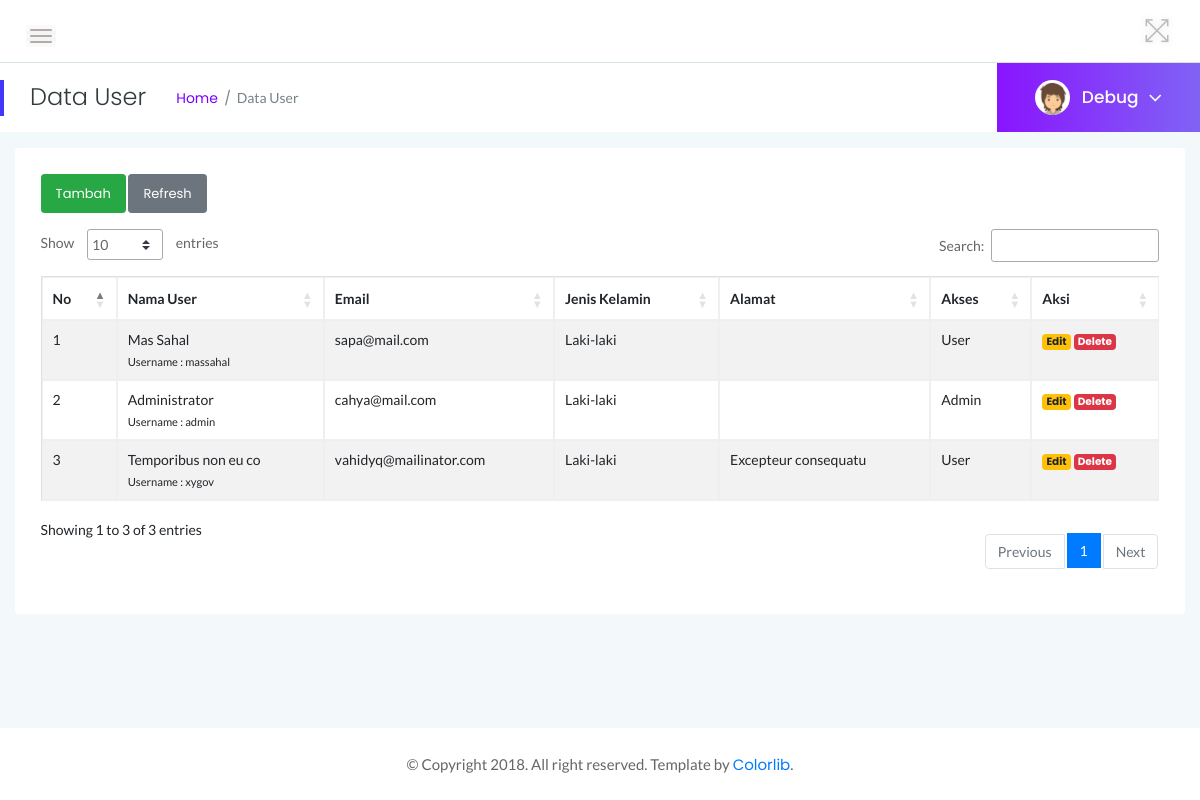
Screenshot of /index.php?page=view_user with the database file from the repository.
### tables this page shows
CREATE TABLE `ms_users` (
  `id_user` int NOT NULL,
  `username` varchar(100) NOT NULL,
  `password` varchar(100) NOT NULL,
  `email` varchar(100) NOT NULL,
  `nama_lengkap` varchar(100) NOT NULL,
  `alamat` text,
  `jk` varchar(20) NOT NULL,
  `role` tinyint NOT NULL DEFAULT '1'
);

### pages/user/view.php (the view)
<div class="page-title-area">
    <div class="row align-items-center">
        <div class="col-sm-6">
            <div class="breadcrumbs-area clearfix">
                <h4 class="page-title pull-left">Data User</h4>
                <ul class="breadcrumbs pull-left">
                    <li><a href="?page=dashboard">Home</a></li>
                    <li><span>Data User</span></li>
                </ul>
            </div>
        </div>
        <?php include('components/profile.php'); ?>
    </div>
</div>
<div class="main-content-inner">
    <?php
    $record = $koneksi->query("SELECT * FROM ms_users"); ?>
    <div class="row mt-3">
        <div class="col-md-12">
            <div class="card">
                <div class="card-body">
                    <div class="mb-3">
                        <a name="" id="" class="btn btn-sm btn-success" href="?page=tambah_user" role="button">Tambah</a>
                        <a name="" id="" class="btn btn-sm btn-secondary" href="?page=view_user" role="button">Refresh</a>
                    </div>
                    <div class="table">
                        <table class="table table-hover table-bordered table-striped" id="datatable">
                            <thead>
                                <tr>
                                    <th>No</th>
                                    <th>Nama User</th>
                                    <th>Email</th>
                                    <th>Jenis Kelamin</th>
                                    <th>Alamat</th>
                                    <th>Akses</th>
                                    <th>Aksi</th>
                                </tr>
                            </thead>
                            <tbody>
                                <?php foreach ($record as $i => $r) { ?>
                                    <tr>
                                        <td><?= $i += 1; ?></td>
                                        <td><span><?= $r['nama_lengkap']; ?></span><br><small>Username : <?= $r['username']; ?></small></td>
                                        <td><?= $r['email']; ?></td>
                                        <td>
                                            <?php if ($r['jk'] == "L") {
                                                echo "Laki-laki";
                                            } else {
                                                echo "Perempuan";
                                            }; ?>
                                        </td>
                                        <td><?= $r['alamat']; ?></td>
                                        <td>
                                            <?php if ($r['role'] == 1) {
                                                echo "Admin";
                                            } else {
                                                echo "User";
                                            }; ?>
                                        </td>
                                        <td>
                                            <a href="?page=edit_user&id=<?= $r['id_user']; ?>" class="badge badge-warning">Edit</a>
                                            <a href="proses/user/delete.php?id=<?= $r['id_user']; ?>" class="badge badge-danger" onclick="return confirm('Yakin ingin hapus data ini?')">Delete</a>
                                        </td>
                                    </tr>
                                <?php } ?>
                            </tbody>
                        </table>
                    </div>
                </div>
            </div>
        </div>
    </div>
</div>

### index.php (shortened to what this page needs)
<?php
include_once('koneksi.php');
?>
<!doctype html>
<html class="no-js" lang="en">
<head>
    <?php include('components/htmlheader.php'); ?>
</head>
<body>
    <div class="page-container">
        <div class="main-content">
            <?php include('components/header.php'); ?>
            <?php
            $page = $_GET['page'] ?? null;
            switch ($page) {
                case 'view_user':
                    include('pages/user/view.php');
                    break;
            } ?>
        </div>
        <footer>
            <div class="footer-area">
                <p>© Copyright 2018. All right reserved. Template by <a href="https://colorlib.com/wp/">Colorlib</a>.</p>
            </div>
        </footer>
    </div>
</body>
</html>

### components/htmlheader.php (shortened to what this page needs)
<link rel="stylesheet" href="assets/css/bootstrap.min.css">
<link rel="stylesheet" href="assets/css/font-awesome.min.css">
<link rel="stylesheet" href="assets/css/themify-icons.css">
<link rel="stylesheet" href="assets/css/metisMenu.css">
<link rel="stylesheet" href="assets/css/owl.carousel.min.css">
<link rel="stylesheet" href="assets/css/slicknav.min.css">
<link rel="stylesheet" href="https://www.amcharts.com/lib/3/plugins/export/export.css" type="text/css" media="all" />
<link rel="stylesheet" type="text/css" href="https://cdn.datatables.net/1.10.19/css/jquery.dataTables.css">
<link rel="stylesheet" type="text/css" href="https://cdn.datatables.net/1.10.18/css/dataTables.bootstrap4.min.css">
<link rel="stylesheet" type="text/css" href="https://cdn.datatables.net/responsive/2.2.3/css/responsive.bootstrap.min.css">
<link rel="stylesheet" type="text/css" href="https://cdn.datatables.net/responsive/2.2.3/css/responsive.jqueryui.min.css">
<link rel="stylesheet" href="assets/css/typography.css">
<link rel="stylesheet" href="assets/css/default-css.css">
<link rel="stylesheet" href="assets/css/styles.css">
<link rel="stylesheet" href="assets/css/responsive.css">

### components/header.php (shortened to what this page needs)
<div class="header-area">
    <div class="row align-items-center">
        <div class="col-md-6 col-sm-8 clearfix">
            <div class="nav-btn pull-left">
                <span></span>
                <span></span>
                <span></span>
            </div>
        </div>
        <div class="col-md-6 col-sm-4 clearfix">
            <ul class="notification-area pull-right">
                <li id="full-view"><i class="ti-fullscreen"></i></li>
            </ul>
        </div>
    </div>
</div>

### components/profile.php (shortened to what this page needs)
<div class="col-sm-6 clearfix">
    <div class="user-profile pull-right">
        <img class="avatar user-thumb" src="assets/images/author/avatar.png" alt="avatar">
        <h4 class="user-name dropdown-toggle" data-toggle="dropdown"><?= $_SESSION['username'] ?? "Debug"; ?><i class="fa fa-angle-down"></i></h4>
    </div>
</div>

### assets/css/styles.css (style rules this page uses)
.page-container { width: 100%; height: 100%; min-height: 100vh; padding-left: 280px; -webkit-transition: padding-left 0.3s ease 0s; transition: padding-left 0.3s ease 0s; }
.sbar_collapsed.page-container { padding-left: 0; }
.card { border: none; border-radius: 4px; background-color: #fff; -webkit-transition: all 0.3s ease 0s; transition: all 0.3s ease 0s; }
.card-body { padding: 25.6px; padding: 1.6rem; }
.main-content { width: 100%; background: #F3F8FB; }
.main-content-inner { padding: 0 30px 50px; }
.header-area { padding: 15px 30px; background: #fff; border-bottom: 1px solid #d8e3e7; }
.nav-btn { margin: 10px 30px 0 0; cursor: pointer; }
.nav-btn span { display: block; width: 22px; height: 2px; background: #b3aaaa; margin: 4px 0; border-radius: 15px; -webkit-transition: all 0.3s ease 0s; transition: all 0.3s ease 0s; box-shadow: 0 0 0 4px rgba(99, 96, 96, 0.03); }
.nav-btn span:nth-child(2) { opacity: 0; }
.nav-btn span:first-child { -webkit-transform: rotate(45deg)translate(5px, 5px); transform: rotate(45deg)translate(5px, 5px); }
.nav-btn span:last-child { -webkit-transform: rotate(-45deg)translate(3px, -3px); transform: rotate(-45deg)translate(3px, -3px); }
.sbar_collapsed .nav-btn span { transform: none; opacity: 1; }
.notification-area { -webkit-user-select: none; -moz-user-select: none; -ms-user-select: none; user-select: none; position: relative; z-index: 1; }
.notification-area li { display: inline-block; margin-left: 20px; cursor: pointer; -webkit-user-select: none; -moz-user-select: none; -ms-user-select: none; user-select: none; }
.notification-area li>i { font-size: 26px; color: #bdbcbc; vertical-align: middle; text-shadow: 0 0 8px rgba(0, 0, 0, 0.12); -webkit-transition: color 0.3s ease 0s; transition: color 0.3s ease 0s; }
.notification-area li#full-view { display: inline-block; }
.page-title-area { padding: 0 30px; background: #fff; position: relative; }
.page-title-area:before { content: ''; position: absolute; left: 0; top: 50%; width: 4px; height: 36px; background: var(--primary-color); -webkit-transform: translateY(-50%); transform: translateY(-50%); }
.page-title { font-size: 24px; font-weight: 300; color: #313b3d; letter-spacing: 0; margin-right: 30px; }
ul.breadcrumbs { margin-top: 4px; }
.breadcrumbs li { display: inline-block; }
.breadcrumbs li a, .breadcrumbs li span { display: block; font-size: 14px; font-weight: 400; color: #7801ff; letter-spacing: 0; margin-right: 16px; position: relative; }
.breadcrumbs li a:before { content: '/'; color: #768387; position: absolute; right: -13px; top: 0; }
.breadcrumbs li span { margin-right: 0; color: #768387; text-transform: capitalize; }
.user-profile { margin-right: -30px; display: -webkit-box; display: -ms-flexbox; display: flex; -webkit-box-align: center; -ms-flex-align: center; align-items: center; -ms-flex-wrap: wrap; flex-wrap: wrap; background: -webkit-linear-gradient(left, #8914fe 0%, #8063f5 100%); background: linear-gradient(to right, #8914fe 0%, #8063f5 100%); padding: 17px 38px; position: relative; }
.user-profile img.avatar { height: 35px; width: 35px; border-radius: 50%; margin-right: 12px; }
.user-name { font-size: 17px; font-weight: 500; color: #fff; letter-spacing: 0; cursor: pointer; -webkit-user-select: none; -moz-user-select: none; -ms-user-select: none; user-select: none; }
.user-name i { margin-left: 10px; font-size: 21px; vertical-align: middle; position: relative; }
.notification-area .dropdown-toggle, .user-name.dropdown-toggle { position: relative; }
.notification-area .dropdown-toggle:after, .user-name.dropdown-toggle:after { display: none; }
.footer-area { text-align: center; padding: 23px 0 19px; background: #fff; }
.footer-area p { color: #676666; margin-bottom: 0; }
.btn { padding: 11px 17px; font-size: 13px; letter-spacing: 0; }
.btn-sm { padding: 9px 14px; }
table tr th { border-bottom: none; }
table tr th, table tr td { border-top: 1px solid rgba(120, 130, 140, 0.13) !important; }
.table-bordered td, .table-bordered th { border: 1px solid rgba(120, 130, 140, 0.13) !important; }
table.dataTable.no-footer { border-bottom: 1px solid rgba(120, 130, 140, 0.13) !important; }
table.dataTable thead th, table.dataTable thead td { border-bottom-color: transparent; }

### rows the page displays
ms_users: i "1", nama_lengkap "Mas Sahal", username "massahal", email "sapa@mail.com", jk "Laki-laki", role "User"
ms_users: i "2", nama_lengkap "Administrator", username "admin", email "cahya@mail.com", jk "Laki-laki", role "Admin"
ms_users: i "3", nama_lengkap "Temporibus non eu co", username "xygov", email "vahidyq@mailinator.com", jk "Laki-laki", alamat "Excepteur consequatu", role "User"

### other values shown
$_SESSION['username'] "Debug"
